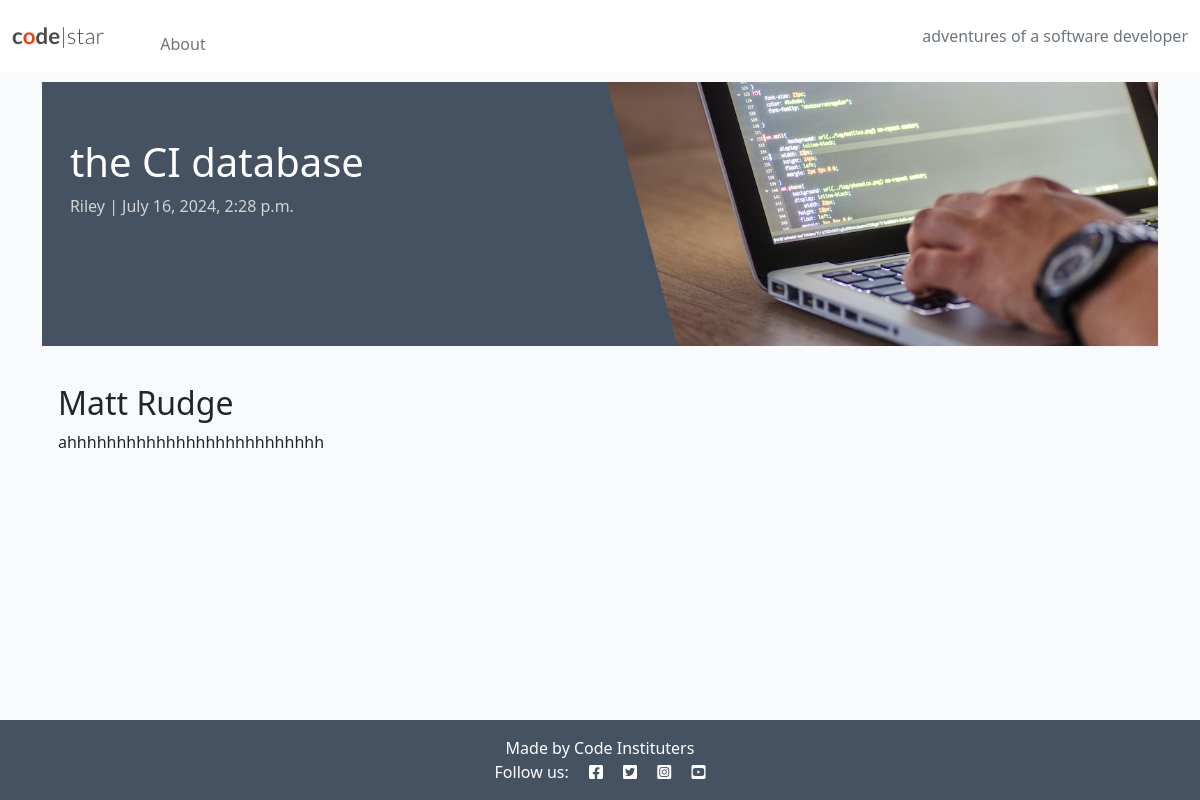
Screenshot of /the-CI-database/ with the database file from the repository.
### blog/models.py (models this page shows, shortened)
class Post(models.Model):
    title = models.CharField(max_length=200, unique=True)
    slug = models.SlugField(max_length=200, unique=True)
    author = models.ForeignKey(
        User,
        on_delete=models.CASCADE,
        related_name="blog_posts"
    )
    content = models.TextField()
    created_on = models.DateTimeField(auto_now_add=True)
    status = models.IntegerField(choices=STATUS, default=0)
    excerpt = models.TextField(blank=True)
    updated_on = models.DateTimeField(auto_now=True)
    class Meta:
        ordering = ["-created_on"]

### blog/views.py (the view)
# urls.py: path('<slug:slug>/', views.post_detail, name="post_detail"),
def post_detail(request, slug):
    queryset = Post.objects.filter(status=1)
    post = get_object_or_404(queryset, slug=slug)
    return render(
        request,
        "blog/post_detail.html",
        {"post": post,
         "coder": "Matt Rudge"},
    )

### blog/templates/blog/post_detail.html
{% extends 'base.html' %} {% block content %}
{% load static %}
<div class="masthead">
    <div class="container">
        <div class="row g-0">
            <div class="col-md-6 masthead-text">
                <h1 class="post-title">{{ post.title }}</h1>
                <p class="post-subtitle">{{ post.author }} | {{ post.created_on }}</p>
            </div>
            <div class="d-none d-md-block col-md-6 masthead-image">
                <img src="{% static 'images/default.jpg' %}" class="scale" alt="placeholder">
            </div>
        </div>
    </div>
</div>
<div class="container">
    <div class="row">
        <div class="col card mb-4  mt-3 left  top">
            <div class="card-body">
                <h2>{{ coder }}</h2>
                <p class="card-text">
                    {{ post.content | safe }}
                </p>
            </div>
        </div>
    </div>
</div>
{% endblock content %}

### static/css/style.css (style rules this page uses)
body { background-color: #F9FAFC; }
.main-bg { background-color: #F9FAFC; }
.card { border: none; background-color: transparent; }
.scale { width: 100%; height: auto; }
.masthead { margin-top: 10px; overflow: hidden; position: relative; display: inline-block; height: 33vh; width: 100%; }
.masthead-text { background-color: #445261; color: white; position: relative; }
.masthead-image { position: relative; overflow: hidden; }
.masthead-image:after { content: ""; position: absolute; top: 0; right: 90%; height: 100%; width: 150%; background: #445261; -webkit-transform: skew(15deg); -moz-transform: skew(15deg); transform: skew(15deg); z-index: 100; }
.post-title { margin-top: 10%; margin-left: 5%; }
.post-subtitle { margin-left: 5%; color: lightgray; }

### rows the page displays
Post: title "the CI database", author "Riley", created_on "July 16, 2024, 2:28 p.m.", content "ahhhhhhhhhhhhhhhhhhhhhhhhhh"

### other values shown
{{ coder }} "Matt Rudge"
